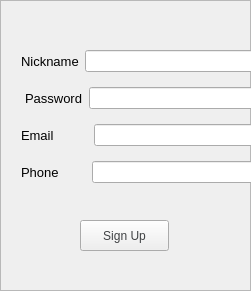
  <widget class="QFrame" name="frameSignup">
   <property name="geometry">
    <rect>
     <x>50</x>
     <y>70</y>
     <width>251</width>
     <height>291</height>
    </rect>
   </property>
   <property name="autoFillBackground">
    <bool>true</bool>
   </property>
   <property name="frameShape">
    <enum>QFrame::StyledPanel</enum>
   </property>
   <property name="frameShadow">
    <enum>QFrame::Raised</enum>
   </property>
   <widget class="QPushButton" name="pbSignupSignup">
    <property name="geometry">
     <rect>
      <x>80</x>
      <y>220</y>
      <width>89</width>
      <height>31</height>
     </rect>
    </property>
    <property name="palette">
     <palette>
      <active>
       <colorrole role="ButtonText">
        <brush brushstyle="SolidPattern">
         <color alpha="255">
          <red>64</red>
          <green>66</green>
          <blue>68</blue>
         </color>
        </brush>
       </colorrole>
      </active>
      <inactive>
       <colorrole role="ButtonText">
        <brush brushstyle="SolidPattern">
         <color alpha="255">
          <red>64</red>
          <green>66</green>
          <blue>68</blue>
         </color>
        </brush>
       </colorrole>
      </inactive>
      <disabled>
       <colorrole role="ButtonText">
        <brush brushstyle="SolidPattern">
         <color alpha="255">
          <red>32</red>
          <green>33</green>
          <blue>34</blue>
         </color>
        </brush>
       </colorrole>
      </disabled>
     </palette>
    </property>
    <property name="text">
     <string>Sign Up</string>
    </property>
   </widget>
   <widget class="QWidget" name="">
    <property name="geometry">
     <rect>
      <x>21</x>
      <y>41</y>
      <width>233</width>
      <height>151</height>
     </rect>
    </property>
    <layout class="QVBoxLayout" name="verticalLayout_2">
     <item>
      <layout class="QHBoxLayout" name="horizontalLayout_3">
       <property name="spacing">
        <number>6</number>
       </property>
       <item>
        <widget class="QLabel" name="label_3">
         <property name="font">
          <font>
           <pointsize>10</pointsize>
          </font>
         </property>
         <property name="text">
          <string>Nickname</string>
         </property>
        </widget>
       </item>
       <item>
        <widget class="QLineEdit" name="leNicknameSignup"/>
       </item>
      </layout>
     </item>
     <item>
      <layout class="QHBoxLayout" name="horizontalLayout_4">
       <property name="leftMargin">
        <number>4</number>
       </property>
       <item>
        <widget class="QLabel" name="label_4">
         <property name="font">
          <font>
           <pointsize>10</pointsize>
          </font>
         </property>
         <property name="text">
          <string>Password</string>
         </property>
        </widget>
       </item>
       <item>
        <widget class="QLineEdit" name="lePasswordSignup"/>
       </item>
      </layout>
     </item>
     <item>
      <layout class="QHBoxLayout" name="horizontalLayout_5">
       <property name="spacing">
        <number>40</number>
       </property>
       <item>
        <widget class="QLabel" name="label_5">
         <property name="font">
          <font>
           <pointsize>10</pointsize>
          </font>
         </property>
         <property name="text">
          <string>Email</string>
         </property>
        </widget>
       </item>
       <item>
        <widget class="QLineEdit" name="leEmailSignup"/>
       </item>
      </layout>
     </item>
     <item>
      <layout class="QHBoxLayout" name="horizontalLayout_6">
       <property name="spacing">
        <number>33</number>
       </property>
       <item>
        <widget class="QLabel" name="label_6">
         <property name="font">
          <font>
           <pointsize>10</pointsize>
          </font>
         </property>
         <property name="text">
          <string>Phone</string>
         </property>
        </widget>
       </item>
       <item>
        <widget class="QLineEdit" name="lePhoneSignup"/>
       </item>
      </layout>
     </item>
    </layout>
   </widget>
  </widget>
